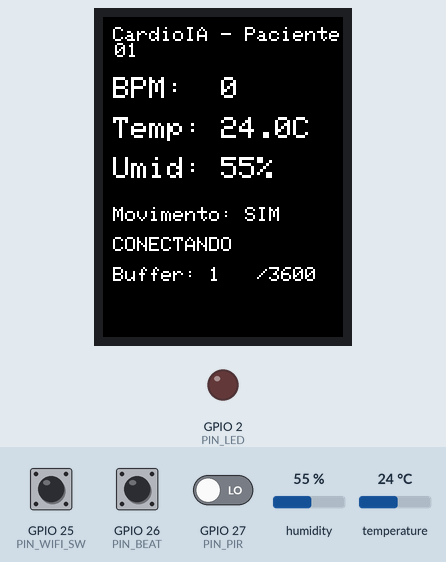
The sketch below on a simulated ESP32. Shown: 240×320 colour display, output pins drawn as LEDs (lit = HIGH). The test bench sets the inputs (shaded band); at power-on: temperature 24 °C, GPIO 25 (PIN_WIFI_SW) HIGH, GPIO 27 (PIN_PIR) LOW, GPIO 26 (PIN_BEAT) HIGH, humidity 55 %. WiFi joins after 1.5 s; servers stay silent unless stated; no MQTT or app messages arrive unless stated; what the sketch prints to the serial monitor is not drawn.

Above: at 2.7 s.
2.8 s: temperature set to 37.4 °C
At 6.6 s:
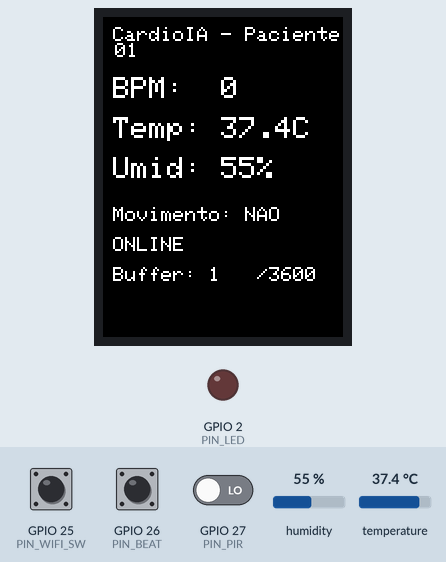
7.5 s: temperature set to 38.8 °C
At 10.6 s:
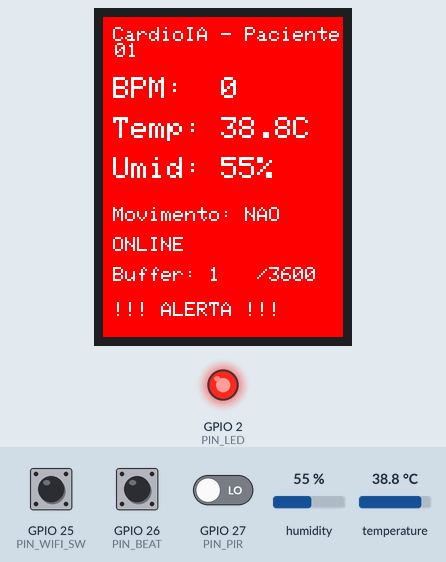
11.6 s: GPIO 25 (PIN_WIFI_SW) pulled LOW for 3.2 s
At 13.2 s:
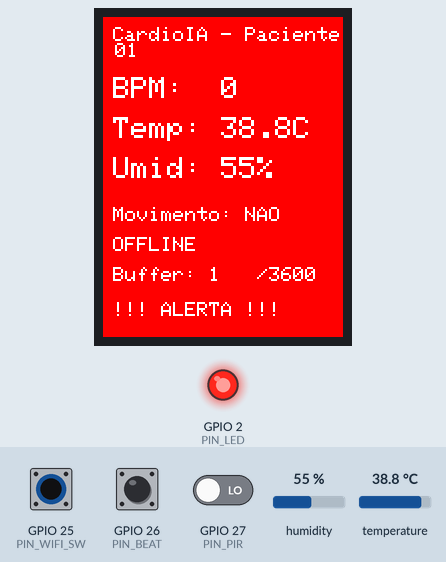
17.5 s: GPIO 27 (PIN_PIR) driven HIGH
At 19.2 s:
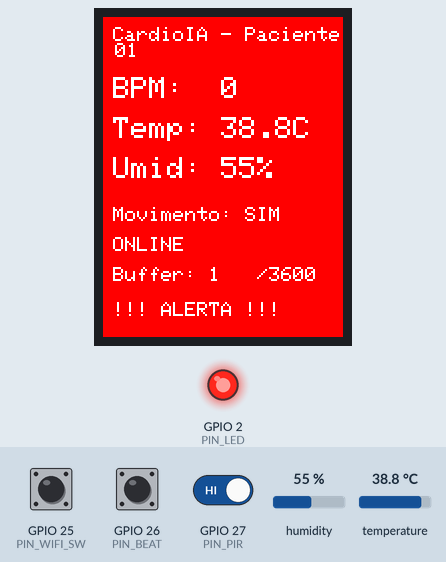
19.5 s: temperature set to 12 °C
At 23.2 s:
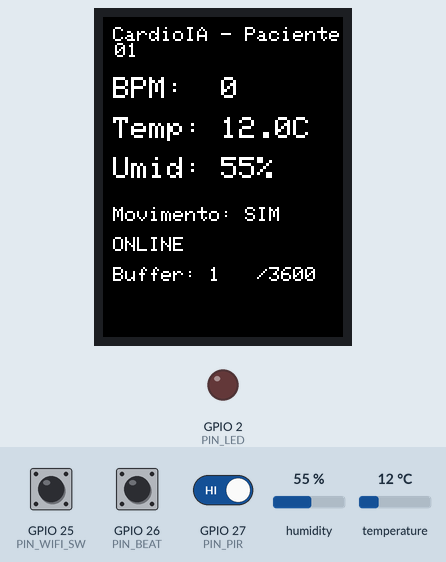
23.6 s: GPIO 25 (PIN_WIFI_SW) pulled LOW for 1 s
At 24.6 s:
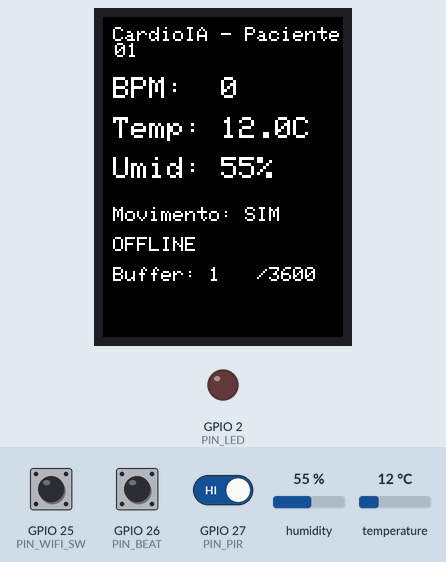
Timing chart, 0 to 26.6 s (numbered marks = the images above; inputs shaded):
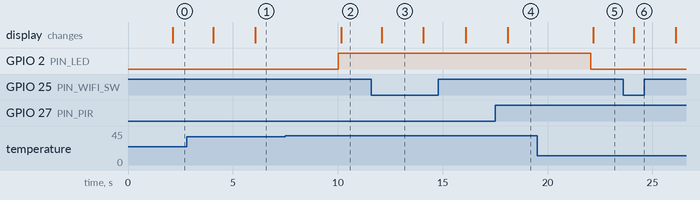

The sketch:

sketch.ino
```cpp
/*
 * CardioIA Conectada - Fase 3: Monitoramento Contínuo (IoT na Saúde)
 * Placas: ESP32-S3 DevKitC-1 N16R8 (bancada) | ESP32 DevKit V1 (Wokwi)
 *
 * Fluxo: captura -> buffer local (Edge) -> MQTT (nuvem) -> Node-RED (dashboard/alerta)
 *
 * Sensores:
 *   - DHT22 (AM2302): temperatura + umidade  (conta como 1 sensor)
 *   - Botão de pulso: cada toque = 1 batimento -> BPM calculado pelos intervalos
 *   - PIR HC-SR501: presença de movimento do paciente
 * Atuadores / interface:
 *   - LED vermelho de alerta
 *   - Display ILI9341 2.4" com os sinais vitais
 *   - Chave deslizante: simula Wi-Fi "conectado" / "desconectado"
 */

#include <WiFi.h>
#include <PubSubClient.h>
#include <DHT.h>
#include <SPI.h>
#include <Adafruit_GFX.h>
#include <Adafruit_ILI9341.h>

// ---------------- Pinos ----------------
// O mesmo sketch roda nas duas placas: ESP32-S3 (bancada) e ESP32 clássico (Wokwi,
// onde o DHT22 não responde na simulação do S3). No clássico, GPIO 6-11 são da flash.
#if CONFIG_IDF_TARGET_ESP32S3
// Display e PIR seguem a fiação já montada na bancada (projeto do totem).
#define PIN_DHT     4
#define PIN_PIR     15
#define PIN_BEAT    6    // botão de pulso (INPUT_PULLUP, ativo em LOW)
#define PIN_WIFI_SW 0    // botão BOOT da placa: cada toque liga/desliga a rede simulada
#define WIFI_SW_TOGGLE   // bancada não tem chave deslizante
#define PIN_LED     5    // LED de alerta
#define TFT_SCK     12
#define TFT_MOSI    11
#define TFT_MISO    13
#define TFT_CS      10
#define TFT_DC      9
#define TFT_RST     46
#define TOUCH_CS    14   // touch XPT2046 no mesmo SPI: fica em HIGH para não atrapalhar o display
#else
#define PIN_DHT     15
#define PIN_PIR     27
#define PIN_BEAT    26
#define PIN_WIFI_SW 25
#define PIN_LED     2
#define TFT_SCK     18
#define TFT_MOSI    23
#define TFT_MISO    19
#define TFT_CS      5
#define TFT_DC      4
#define TFT_RST     22
#endif

// ---------------- Rede / MQTT ----------------
// Bancada: secrets.h (fora do git, ver secrets.example.h) troca a rede e o broker.
#if CONFIG_IDF_TARGET_ESP32S3 && __has_include("secrets.h")
#include "secrets.h"
#else
#define WIFI_SSID "Wokwi-GUEST"
#define WIFI_PASS ""
// ponytail: broker público sem TLS para facilitar a demo; em produção usar
// HiveMQ Cloud (porta 8883 + WiFiClientSecure + usuário/senha).
#define MQTT_HOST "broker.hivemq.com"
#endif
const int   MQTT_PORT  = 1883;
const char* MQTT_TOPIC = "cardioia/g7f3a/paciente01/vitals";

// ---------------- Regras clínicas (limites do grupo) ----------------
const float TEMP_MAX   = 38.0;   // febre
const int   BPM_MAX    = 120;    // taquicardia
const int   BPM_MIN    = 50;     // bradicardia
const unsigned long NO_MOTION_MS = 60000;  // 1 min sem movimento

// ---------------- Edge: buffer offline ----------------
// 1 amostra a cada 2 s. 3600 amostras = 2 h de autonomia offline (~43 KB de RAM).
// Política: buffer circular - quando cheio, a amostra mais antiga é descartada,
// pois para o monitoramento a leitura mais recente é a mais relevante.
const unsigned long SAMPLE_MS = 2000;
const int BUFFER_CAP = 3600;

struct Sample {
  uint32_t t;      // segundos desde o boot
  int16_t  temp;   // °C x10
  uint8_t  hum;    // %
  uint8_t  bpm;
  bool     motion;
  bool     alert;
};

Sample buf[BUFFER_CAP];
int head = 0;      // índice da amostra mais antiga
int count = 0;     // amostras guardadas
unsigned long dropped = 0;

// ---------------- Estado ----------------
DHT dht(PIN_DHT, DHT22);
WiFiClient net;
PubSubClient mqtt(net);
Adafruit_ILI9341 tft(TFT_CS, TFT_DC, TFT_RST);

bool wifiOnline = false;          // conectividade simulada (variável booleana)
unsigned long beats[5];           // instantes dos últimos 5 batimentos
int beatCount = 0;
bool lastBeatBtn = HIGH;
unsigned long lastBeatMs = 0;
unsigned long lastMotionMs = 0;
unsigned long lastSampleMs = 0;
unsigned long lastMqttTry = 0;

// ---------------- Batimentos ----------------
void readBeatButton() {
  bool now = digitalRead(PIN_BEAT);
  unsigned long ms = millis();
  if (lastBeatBtn == HIGH && now == LOW && ms - lastBeatMs > 250) {  // borda + debounce (máx 240 bpm)
    for (int i = 4; i > 0; i--) beats[i] = beats[i - 1];
    beats[0] = ms;
    if (beatCount < 5) beatCount++;
    lastBeatMs = ms;
  }
  lastBeatBtn = now;
}

// BPM = 60000 / média dos intervalos entre os últimos toques.
// Sem toque há mais de 5 s -> 0 (sem leitura).
int currentBpm() {
  if (beatCount < 2 || millis() - beats[0] > 5000) return 0;
  unsigned long avg = (beats[0] - beats[beatCount - 1]) / (beatCount - 1);
  return avg ? min(255UL, 60000UL / avg) : 0;
}

// ---------------- Buffer ----------------
void pushSample(const Sample& s) {
  int tail = (head + count) % BUFFER_CAP;
  buf[tail] = s;
  if (count < BUFFER_CAP) count++;
  else { head = (head + 1) % BUFFER_CAP; dropped++; }  // sobrescreve a mais antiga
}

void toJson(const Sample& s, char* out, size_t len) {
  snprintf(out, len,
    "{\"t\":%lu,\"temp\":%.1f,\"hum\":%u,\"bpm\":%u,\"motion\":%d,\"alert\":%d,\"pending\":%d}",
    (unsigned long)s.t, s.temp / 10.0, s.hum, s.bpm, s.motion, s.alert, count - 1);
}

// Envia do mais antigo ao mais novo. Só remove do buffer se o publish deu certo:
// se a conexão cair no meio, o restante continua guardado.
// ponytail: PubSubClient só publica QoS 0 (true = escrito no TCP, sem PUBACK);
// para entrega confirmada, migrar para esp-mqtt com QoS 1.
void syncBuffer() {
  while (count > 0) {
    char json[160];
    toJson(buf[head], json, sizeof(json));
    if (!mqtt.publish(MQTT_TOPIC, json)) break;
    Serial.printf("[CLOUD] %s\n", json);
    head = (head + 1) % BUFFER_CAP;
    count--;
  }
}

// ---------------- Conectividade ----------------
// Wokwi: chave deslizante (HIGH = online). Bancada: botão BOOT alterna a cada toque.
bool netSwitch = true;
void readNetSwitch() {
#ifdef WIFI_SW_TOGGLE
  static bool last = HIGH;
  static unsigned long lastMs = 0;
  bool now = digitalRead(PIN_WIFI_SW);
  if (last == HIGH && now == LOW && millis() - lastMs > 300) { netSwitch = !netSwitch; lastMs = millis(); }
  last = now;
#else
  netSwitch = digitalRead(PIN_WIFI_SW) == HIGH;
#endif
}

void updateConnectivity() {
  bool was = wifiOnline;
  readNetSwitch();
  wifiOnline = netSwitch && WiFi.status() == WL_CONNECTED;
  if (wifiOnline != was) Serial.printf("[NET] %s (chave=%d, wifi=%d)\n", wifiOnline ? "online" : "offline",
                                       netSwitch, WiFi.status() == WL_CONNECTED);
  if (!wifiOnline) { if (mqtt.connected()) mqtt.disconnect(); return; }
  if (!mqtt.connected() && millis() - lastMqttTry > 5000) {
    lastMqttTry = millis();
    String id = "cardioia-" + String((uint32_t)ESP.getEfuseMac(), HEX);
    Serial.println(mqtt.connect(id.c_str()) ? "[MQTT] conectado" : "[MQTT] falha, tentando de novo em 5 s");
  }
}

// ---------------- Display ----------------
// Limpa a tela só quando o estado de alerta muda; no resto, o texto com fundo
// sobrescreve o anterior (redesenhar 320x240 a cada amostra deixa tudo lento).
void drawScreen(const Sample& s) {
  static int lastAlert = -1;
  uint16_t bg = s.alert ? ILI9341_RED : ILI9341_BLACK;
  if (s.alert != lastAlert) { tft.fillScreen(bg); lastAlert = s.alert; }
  tft.setTextColor(ILI9341_WHITE, bg);
  tft.setTextSize(2);
  tft.setCursor(10, 10);  tft.print("CardioIA - Paciente 01");
  tft.setTextSize(3);
  tft.setCursor(10, 60);  tft.printf("BPM:  %-3u", s.bpm);
  tft.setCursor(10, 100); tft.printf("Temp: %.1fC", s.temp / 10.0);
  tft.setCursor(10, 140); tft.printf("Umid: %u%%", s.hum);
  tft.setTextSize(2);
  tft.setCursor(10, 190); tft.print(s.motion ? "Movimento: SIM" : "Movimento: NAO");
  tft.setCursor(10, 220); tft.print(wifiOnline ? (mqtt.connected() ? "ONLINE    " : "CONECTANDO") : "OFFLINE   ");
  tft.setCursor(10, 250); tft.printf("Buffer: %-4d/%d", count, BUFFER_CAP);
  if (s.alert) { tft.setCursor(10, 285); tft.print("!!! ALERTA !!!"); }
}

// ---------------- Setup / Loop ----------------
void setup() {
  Serial.begin(115200);
  pinMode(PIN_PIR, INPUT);
  pinMode(PIN_BEAT, INPUT_PULLUP);
  pinMode(PIN_WIFI_SW, INPUT_PULLUP);
  pinMode(PIN_LED, OUTPUT);
  dht.begin();
#ifdef TOUCH_CS
  pinMode(TOUCH_CS, OUTPUT);
  digitalWrite(TOUCH_CS, HIGH);
#endif

  SPI.begin(TFT_SCK, TFT_MISO, TFT_MOSI, TFT_CS);
  tft.begin();

  WiFi.begin(WIFI_SSID, WIFI_PASS);  // conecta em segundo plano; a chave decide se "está online"
  mqtt.setServer(MQTT_HOST, MQTT_PORT);
  mqtt.setKeepAlive(60);  // padrão é 15 s; com rede/simulador lento o broker derrubava a conexão
  Serial.printf("CardioIA iniciado | rede: %s | broker: %s\n", WIFI_SSID, MQTT_HOST);
}

void loop() {
  delay(10);  // libera a CPU (no Wokwi acelera muito a simulação); 10 ms não perde toques do botão
  readBeatButton();
  if (digitalRead(PIN_PIR)) lastMotionMs = millis();
  updateConnectivity();
  mqtt.loop();
  if (wifiOnline && mqtt.connected()) syncBuffer();  // a cada volta: descarrega logo após reconectar

  if (millis() - lastSampleMs < SAMPLE_MS) return;
  lastSampleMs = millis();

  float temp = dht.readTemperature(), hum = dht.readHumidity();
  if (isnan(temp) || isnan(hum)) { Serial.println("[DHT] leitura inválida, amostra ignorada"); return; }

  Sample s;
  s.t      = millis() / 1000;
  s.temp   = (int16_t)(temp * 10);
  s.hum    = (uint8_t)hum;
  s.bpm    = currentBpm();
  s.motion = millis() - lastMotionMs < 3000;
  bool noMotion = millis() > NO_MOTION_MS && millis() - lastMotionMs > NO_MOTION_MS;
  s.alert  = temp > TEMP_MAX || s.bpm > BPM_MAX || (s.bpm > 0 && s.bpm < BPM_MIN) || noMotion;

  digitalWrite(PIN_LED, s.alert);   // alerta local funciona mesmo offline (Edge)
  pushSample(s);                     // toda leitura passa pelo buffer
  // wifi = WiFi.status(): 3 conectado, 1 rede não encontrada, 4 senha/falha, 6 desconectado
  Serial.printf("[EDGE] T=%.1f H=%u BPM=%u MOV=%d ALERTA=%d buffer=%d descartadas=%lu %s (chave=%d wifi=%d mqtt=%d)\n",
                temp, s.hum, s.bpm, s.motion, s.alert, count, dropped,
                wifiOnline ? "online" : "offline", netSwitch, WiFi.status(), mqtt.state());

  drawScreen(s);
}
```

Measured:
- the behaviour switches between 38 and 38.1 °C on temperature (found by bisection; images 1 and 2)
- after the input at 7.5 s, GPIO 2 (PIN_LED): LOW → HIGH after 2.5 s; the display: changes after 2.7 s (image 2)
- after the input at 11.6 s, the display: changes after 0.49 s (image 3)
- after the input at 17.5 s, the display: changes after 0.60 s (image 4)
- after the input at 19.5 s, GPIO 2 (PIN_LED): HIGH → LOW after 2.6 s; the display: changes after 2.7 s (image 5)
- after the input at 23.6 s, the display: changes after 0.52 s (image 6)
